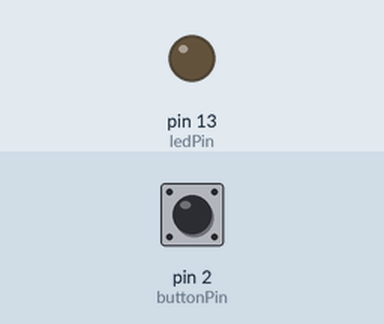
This sketch was run on a simulated Arduino Uno, built with avr-gcc and run on an emulated ATmega328P. On the bench: output pins drawn as LEDs (lit = HIGH). Dashed ring = blinking. Inputs (shaded band) come from the test bench; at power-on: pin 2 (buttonPin) LOW. What the sketch prints to the serial monitor is not drawn.

Above: at 1.2 s.
1.3 s: pin 2 (buttonPin) pulled HIGH for 1 s
At 3.1 s:
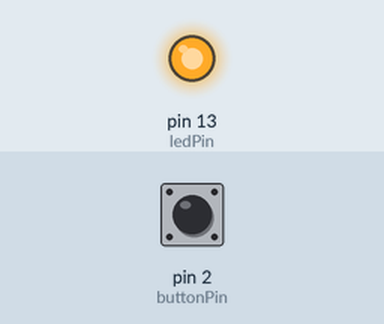
3.8 s: pin 2 (buttonPin) pulled HIGH for 0.15 s
At 4.1 s:
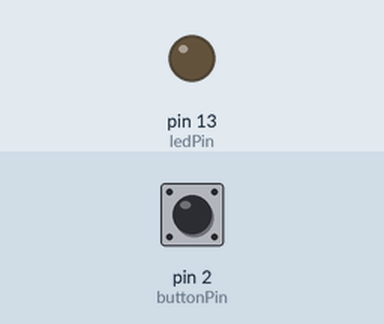
5.4 s: pin 2 (buttonPin) pulled HIGH for 3.2 s
At 5.5 s:
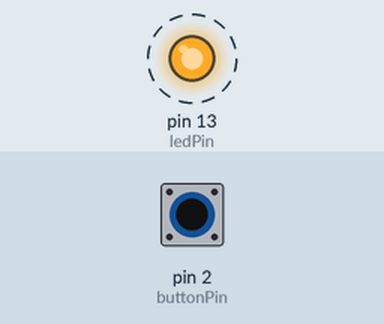
Timing chart, 0 to 10.0 s (numbered marks = the images above; inputs shaded):
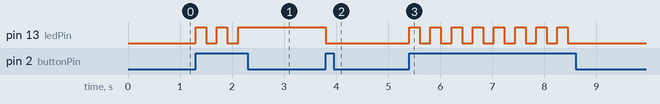

Measured:
- after the input at 1.3 s, pin 13 (ledPin): alternates HIGH for 0.20 s and LOW for 0.20 s, 5 changes in all, then stays HIGH, starting at once
- after the input at 3.8 s, pin 13 (ledPin): HIGH → LOW at once
- after the input at 5.4 s, pin 13 (ledPin): alternates HIGH for 0.20 s and LOW for 0.20 s, 16 changes in all, then stays LOW, starting at once

The sketch:

sketch_nov10b.ino
```cpp
//initialize and declare variables
const int ledPin = 13; //led attached to this pin
const int buttonPin = 2; //push button attached to this pin

int buttonState = LOW; //this variable tracks the state of the button, low if not pressed, high if pressed
int ledState = -1; //this variable tracks the state of the LED, negative if off, positive if on

long lastDebounceTime = 0;  // the last time the output pin was toggled
long debounceDelay = 200;    // the debounce time; increase if the output flickers

void setup() {

  //set the mode of the pins...
  pinMode(ledPin, OUTPUT);
  pinMode(buttonPin, INPUT);
  Serial.begin(9600);
}//close void setup

void loop() {

  //sample the state of the button - is it pressed or not?
  buttonState = digitalRead(buttonPin);

  //filter out any noise by setting a time buffer
  if ( (millis() - lastDebounceTime) > debounceDelay) {

    //if the button has been pressed, lets toggle the LED from "off to on" or "on to off"
    if ( (buttonState == HIGH) && (ledState < 0) ) {

      digitalWrite(ledPin, HIGH); //turn LED on
      ledState = -ledState; //now the LED is on, we need to change the state
      lastDebounceTime = millis(); //set the current time
    }
    else if ( (buttonState == HIGH) && (ledState > 0) ) {

      digitalWrite(ledPin, LOW); //turn LED off
      ledState = -ledState; //now the LED is off, we need to change the state
      lastDebounceTime = millis(); //set the current time
    }

  }//close if(time buffer)
  Serial.println(ledState);
}//close void loop
```
